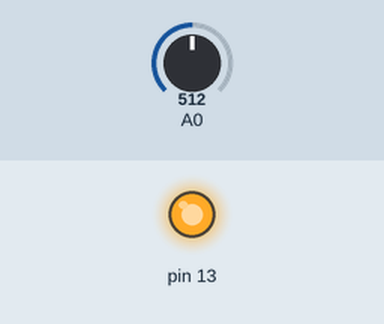
Recording of a sketch running on a simulated Arduino Uno, built with avr-gcc and run on an emulated ATmega328P. On the bench: output pins drawn as LEDs (lit = HIGH). The test bench sets the inputs (shaded band); at power-on: A0 = 512. What the sketch prints to the serial monitor is not drawn.

Above: at 0.1 s.
At 1.1 s:
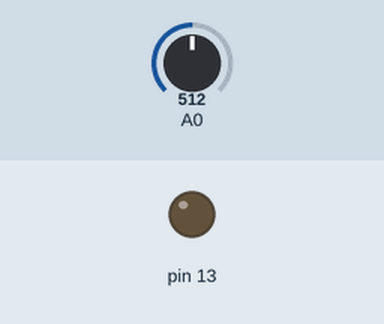
Timing chart, 0 to 2.6 s (numbered marks = the images above):
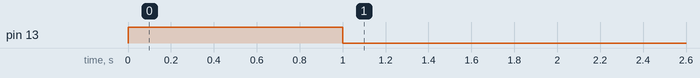

Measured:
- by itself, pin 13: HIGH → LOW at 1.0 s

The sketch:

analog2max.ino
```cpp
/*

Simple Arduino2Max
speed : 9600

*/

void setup() {
	Serial.begin(9600);
	pinMode (13, OUTPUT);
	digitalWrite (13, HIGH);
	delay (1000);
}

void loop() {

	digitalWrite (13, LOW);

	while (1){

		Serial.println(analogRead(0));
		delay(10);

	}

}
```
